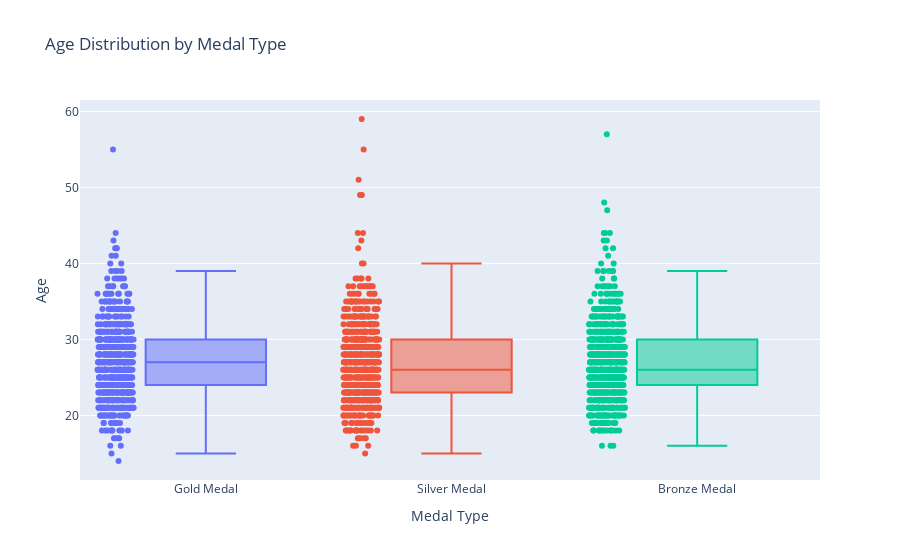
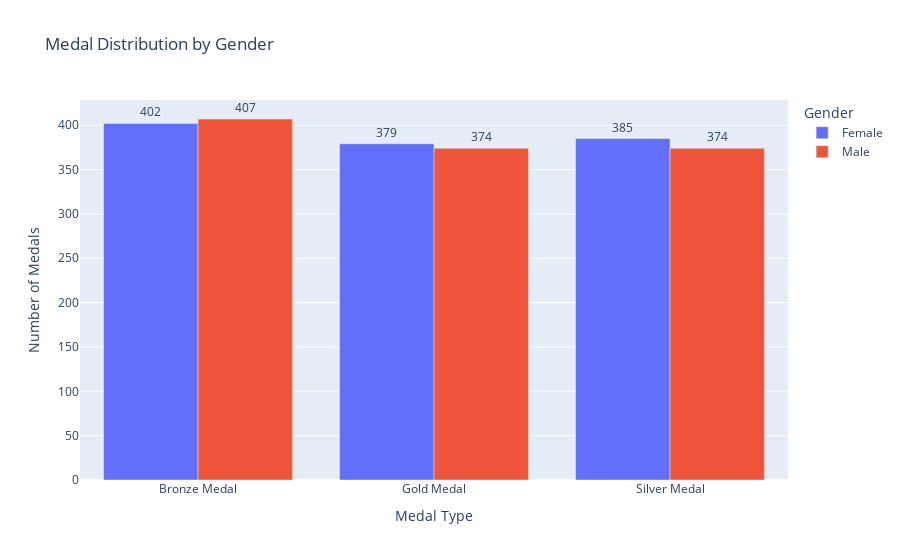

These figures' notebook cell, in order:
### Markdown cell above
**Motivation Goals
The goal is to analyze how demographic factors such as age and gender impact medal success.**

### Code cell
import pandas as pd
import plotly.express as px

# Load datasets
athletes_path = r"C:\Users\sreev\Data Visualization\Olympics 2024\athletes.csv"
athletes_df = pd.read_csv(athletes_path)

# Convert birth_date to datetime and calculate age
athletes_df['birth_date'] = pd.to_datetime(athletes_df['birth_date'], errors='coerce')
athletes_df['age'] = 2024 - athletes_df['birth_date'].dt.year

# Fill missing gender values
athletes_df['gender'] = athletes_df['gender'].fillna('Unknown')

medallists_path = r"C:\Users\sreev\Data Visualization\Olympics 2024\medallists.csv"
medallists_df = pd.read_csv(medallists_path)

# Merge datasets with specified suffixes to avoid _x and _y
athlete_medals_df = pd.merge(
    medallists_df,
    athletes_df,
    left_on='name',
    right_on='name',
    how='inner',
    suffixes=('_medallist', '_athlete')  # Rename overlapping columns
)

# Keep relevant columns, including 'age'
athlete_medals_df = athlete_medals_df[[
    'name', 'gender_medallist', 'medal_type', 'discipline', 'age'
]]

# Rename columns for clarity
athlete_medals_df.rename(columns={
    'gender_medallist': 'gender'
}, inplace=True)

athlete_medals_df.to_csv("athlete_medals_df.csv", index=False)
# Group data for analysis
gender_medal_count = athlete_medals_df.groupby(['gender', 'medal_type'], as_index=False).size()
age_medal_count = athlete_medals_df.groupby(['age', 'medal_type'], as_index=False).size()

# Visualization 1: Medal Distribution by Gender
fig_gender = px.bar(
    gender_medal_count,
    x='medal_type',
    y='size',
    color='gender',
    title="Medal Distribution by Gender",
    labels={'size': 'Number of Medals', 'medal_type': 'Medal Type', 'gender': 'Gender'},
    barmode='group',  # Group bars by gender
    text='size'  # Show counts on bars
)

fig_gender.update_traces(textposition='outside')
fig_gender.update_layout(
    xaxis_title="Medal Type",
    yaxis_title="Number of Medals",
    legend_title="Gender",
    showlegend=True
)
fig_age = px.box(
    athlete_medals_df,
    x='medal_type',
    y='age',
    color='medal_type',
    title="Age Distribution by Medal Type",
    labels={'age': 'Age', 'medal_type': 'Medal Type'},
    points='all'  # Show individual data points
)

fig_age.update_layout(
    xaxis_title="Medal Type",
    yaxis_title="Age",
    showlegend=False
)

fig_age.show()

fig_gender.show()

### Figure 1 — Plotly figure (JSON) as saved in the notebook; plotly's stock layout.template omitted (floating-point values rounded to 4 significant figures; data arrays with more than 128 entries replaced by an {"elided": "..."} marker saying what was removed)
{"data": [{"alignmentgroup": "True", "boxpoints": "all", "hovertemplate": "Medal Type=%{x}<br>Age=%{y}<extra></extra>", "legendgroup": "Gold Medal", "marker": {"color": "#636efa"}, "name": "Gold Medal", "notched": false, "offsetgroup": "Gold Medal", "orientation": "v", "showlegend": true, "type": "box", "x": {"elided": "753 str values"}, "x0": " ", "xaxis": "x", "y": {"elided": "753 int values"}, "y0": " ", "yaxis": "y"}, {"alignmentgroup": "True", "boxpoints": "all", "hovertemplate": "Medal Type=%{x}<br>Age=%{y}<extra></extra>", "legendgroup": "Silver Medal", "marker": {"color": "#EF553B"}, "name": "Silver Medal", "notched": false, "offsetgroup": "Silver Medal", "orientation": "v", "showlegend": true, "type": "box", "x": {"elided": "759 str values"}, "x0": " ", "xaxis": "x", "y": {"elided": "759 int values"}, "y0": " ", "yaxis": "y"}, {"alignmentgroup": "True", "boxpoints": "all", "hovertemplate": "Medal Type=%{x}<br>Age=%{y}<extra></extra>", "legendgroup": "Bronze Medal", "marker": {"color": "#00cc96"}, "name": "Bronze Medal", "notched": false, "offsetgroup": "Bronze Medal", "orientation": "v", "showlegend": true, "type": "box", "x": {"elided": "809 str values"}, "x0": " ", "xaxis": "x", "y": {"elided": "809 int values"}, "y0": " ", "yaxis": "y"}], "layout": {"boxmode": "overlay", "legend": {"title": {"text": "Medal Type"}, "tracegroupgap": 0}, "showlegend": false, "title": {"text": "Age Distribution by Medal Type"}, "xaxis": {"anchor": "y", "categoryarray": ["Gold Medal", "Silver Medal", "Bronze Medal"], "categoryorder": "array", "domain": [0, 1], "title": {"text": "Medal Type"}}, "yaxis": {"anchor": "x", "domain": [0, 1], "title": {"text": "Age"}}}}

### Figure 2 — Plotly figure (JSON) as saved in the notebook; plotly's stock layout.template omitted (floating-point values rounded to 4 significant figures)
{"data": [{"alignmentgroup": "True", "hovertemplate": "Gender=Female<br>Medal Type=%{x}<br>Number of Medals=%{text}<extra></extra>", "legendgroup": "Female", "marker": {"color": "#636efa", "pattern": {"shape": ""}}, "name": "Female", "offsetgroup": "Female", "orientation": "v", "showlegend": true, "text": [402, 379, 385], "textposition": "outside", "type": "bar", "x": ["Bronze Medal", "Gold Medal", "Silver Medal"], "xaxis": "x", "y": [402, 379, 385], "yaxis": "y"}, {"alignmentgroup": "True", "hovertemplate": "Gender=Male<br>Medal Type=%{x}<br>Number of Medals=%{text}<extra></extra>", "legendgroup": "Male", "marker": {"color": "#EF553B", "pattern": {"shape": ""}}, "name": "Male", "offsetgroup": "Male", "orientation": "v", "showlegend": true, "text": [407, 374, 374], "textposition": "outside", "type": "bar", "x": ["Bronze Medal", "Gold Medal", "Silver Medal"], "xaxis": "x", "y": [407, 374, 374], "yaxis": "y"}], "layout": {"barmode": "group", "legend": {"title": {"text": "Gender"}, "tracegroupgap": 0}, "showlegend": true, "title": {"text": "Medal Distribution by Gender"}, "xaxis": {"anchor": "y", "domain": [0, 1], "title": {"text": "Medal Type"}}, "yaxis": {"anchor": "x", "domain": [0, 1], "title": {"text": "Number of Medals"}}}}
